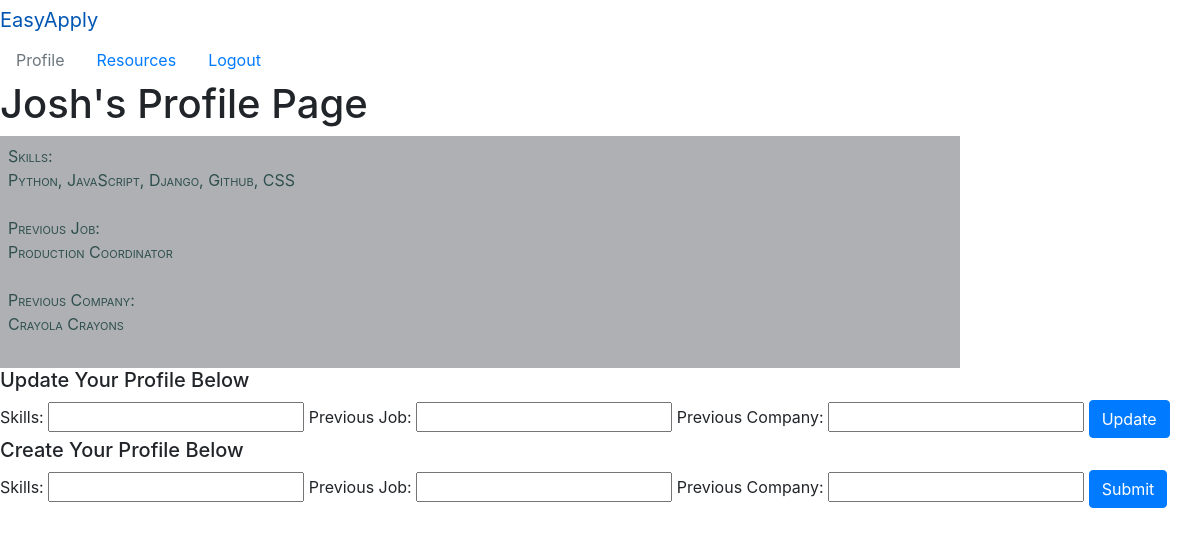
The app's page /profile/1 (signed in), older data.
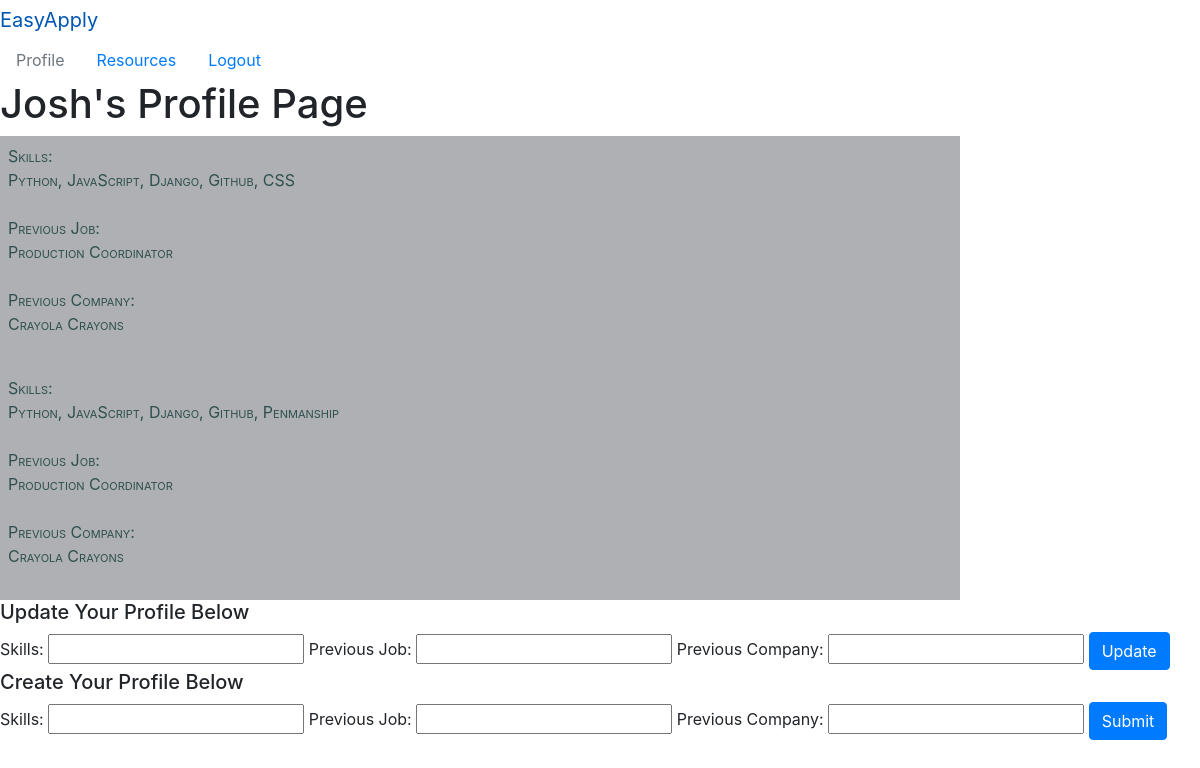
The same page, newer data.
### applicants/models.py (models this page shows)
class Applicant(models.Model):
    first_name = models.CharField(max_length=45)
    last_name = models.CharField(max_length=45)
    email = models.CharField(max_length=150)
    password = models.CharField(max_length=150)
    created_at = models.DateTimeField(auto_now_add=True)
    updated_at = models.DateTimeField(auto_now=True)
    objects = ApplicantManager()

class Profile(models.Model):
    applicant = models.ForeignKey(Applicant, related_name="user_profile", on_delete=models.CASCADE)
    skills = models.CharField(max_length=250)
    prev_job = models.CharField(max_length=50)
    prev_company = models.CharField(max_length=50)

### applicants/views.py (the view)
# urls.py: path('profile/<int:applicantid>', views.profile),
def profile(request, applicantid):
    if 'userid' in request.session:
        context = {
            'applicant': Applicant.objects.get(id=applicantid),
            'all_profiles': Profile.objects.all()
        }
        return render(request, 'profile.html', context)

### applicants/templates/profile.html (shortened to what this page needs)
<!DOCTYPE html>
<html lang="en">
<head>
    {% load static %}
    <link rel="stylesheet" href="{% static 'css/style.css' %}">
    <link rel="stylesheet" href="https://maxcdn.bootstrapcdn.com/bootstrap/4.0.0/css/bootstrap.min.css">
</head>
<body>
  <nav>
    <div class="nav-styling">
      <div class="navbar-header">
        <a class="navbar-brand" href="/jobs">EasyApply</a>
      </div>
      <ul class="nav">
        <li class="nav-item"><a class="nav-link disabled" href="/profile/{{applicant.id}}">Profile</a></li>
        <li class="nav-item"><a class="nav-link" href="/resources">Resources</a></li>
        <li class="nav-item"><a class="nav-link" href="/logout">Logout</a></li>
      </ul>
    </div>
  </nav>
    <h1>{{applicant.first_name}}'s Profile Page</h1>
    <div>
      {% for profile in all_profiles %}
      {% if profile.applicant.id == applicant.id %}
        <div class="user-profile">
          <label>Skills:<p>{{profile.skills}}</p></label>
          <label>Previous Job:<p>{{profile.prev_job}}</p></label>
          <label>Previous Company:<p>{{profile.prev_company}}</p></label>
        </div>
      {% endif %}
      {% endfor %}
      {% if applicant.user_profile != NULL %}
          <h5>Update Your Profile Below</h5>
          <form action="/profile/{{applicant.id}}/update" method="POST">
            <label for="type">Skills:</label>
            <input type="text" name="skills">
            <label for="type">Previous Job:</label>
            <input type="text" name="prev_job">
            <label for="type">Previous Company:</label>
            <input type="text" name="prev_company">
            <button class="btn btn-primary" type="submit">Update</button>
          </form>
    </div>
      <div class="subhead">
        <h5>Create Your Profile Below</h5>
        <form action="/profile/{{applicant.id}}/edit" method="POST"">
          <label for="type">Skills:</label>
          <input type="text" name="skills">
          <label for="type">Previous Job:</label>
          <input type="text" name="prev_job">
          <label for="type">Previous Company:</label>
          <input type="text" name="prev_company">
          <button class="btn btn-primary" type="submit">Submit</button>
        </form>
      </div>
      {% endif %}
</body>
</html>

### applicants/static/css/style.css (style rules this page uses)
.user-profile { display: flex; flex-direction: column; justify-content: left; background-color: rgb(174, 176, 179); color: darkslategray; font-variant: small-caps; width: 80%; padding: 8px; }

Row changes from the older to the newer data that the page shows:
added Profile: skills "Python, JavaScript, Django, Github, Penmanship", prev_job "Production Coordinator", prev_company "Crayola Crayons"
